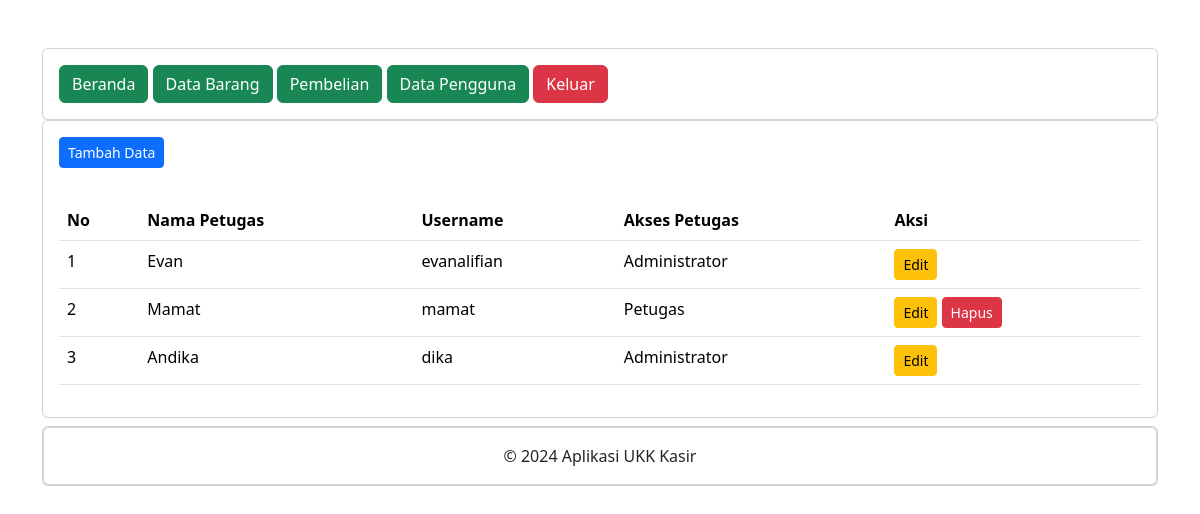
The page /administrator/data_pengguna.php (signed in) on the database its author committed.
### tables this page shows
CREATE TABLE `petugas` (
  `id_petugas` int(11) NOT NULL,
  `nama_petugas` varchar(255) NOT NULL,
  `username` text NOT NULL,
  `password` text NOT NULL,
  `level` int(11) NOT NULL
);

### administrator/data_pengguna.php (the view, shortened to what this page needs)
<?php
include 'header.php';
include 'navbar.php';
?>
<div class="card mt">
  <div class="card-body">
    <button type="button" class="btn btn-primary btn-sm" data-bs-toggle="modal" data-bs-target="#tambah-data">Tambah Data</button>
  </div>
  <div class="card-body">
    <table class="table">
      <thead>
        <tr>
          <th>No</th>
          <th>Nama Petugas</th>
          <th>Username</th>
          <th>Akses Petugas</th>
          <th>Aksi</th>
        </tr>
      </thead>
      <tbody>
        <?php
        include '../koneksi.php';
        $no = 1;
        $data = mysqli_query($koneksi, "SELECT * FROM petugas");
        while ($d = mysqli_fetch_array($data)) : ?>
        <tr>
          <td><?php echo $no++ ?></td>
          <td><?php echo $d['nama_petugas'] ?></td>
          <td><?php echo $d['username'] ?></td>
          <td>
            <?php if($d['level'] == '1') { ?>
            Administrator
            <?php } else { ?>
            Petugas
            <?php } ?>
          </td>
          <td>
            <button type="button" class="btn btn-warning btn-sm" data-bs-toggle="modal" data-bs-target="#edit-data-<?php echo $d['id_petugas']; ?>">Edit</button>
            <?php if($d['level'] == $_SESSION['level']) { ?>
            <?php } else { ?>
            <button type="button" class="btn btn-danger btn-sm" data-bs-toggle="modal" data-bs-target="#hapus-data-<?php echo $d['id_petugas']; ?>">Hapus</button>
            <?php } ?>
          </td>
        </tr>
        <?php endwhile ?>
      </tbody>
    </table>
  </div>
</div>
<?php
include 'footer.php';
?>

### rows shown on the page
petugas: nama_petugas "Evan", username "evanalifian", level "Administrator"
petugas: nama_petugas "Mamat", username "mamat", level "Petugas"
petugas: nama_petugas "Andika", username "dika", level "Administrator"
